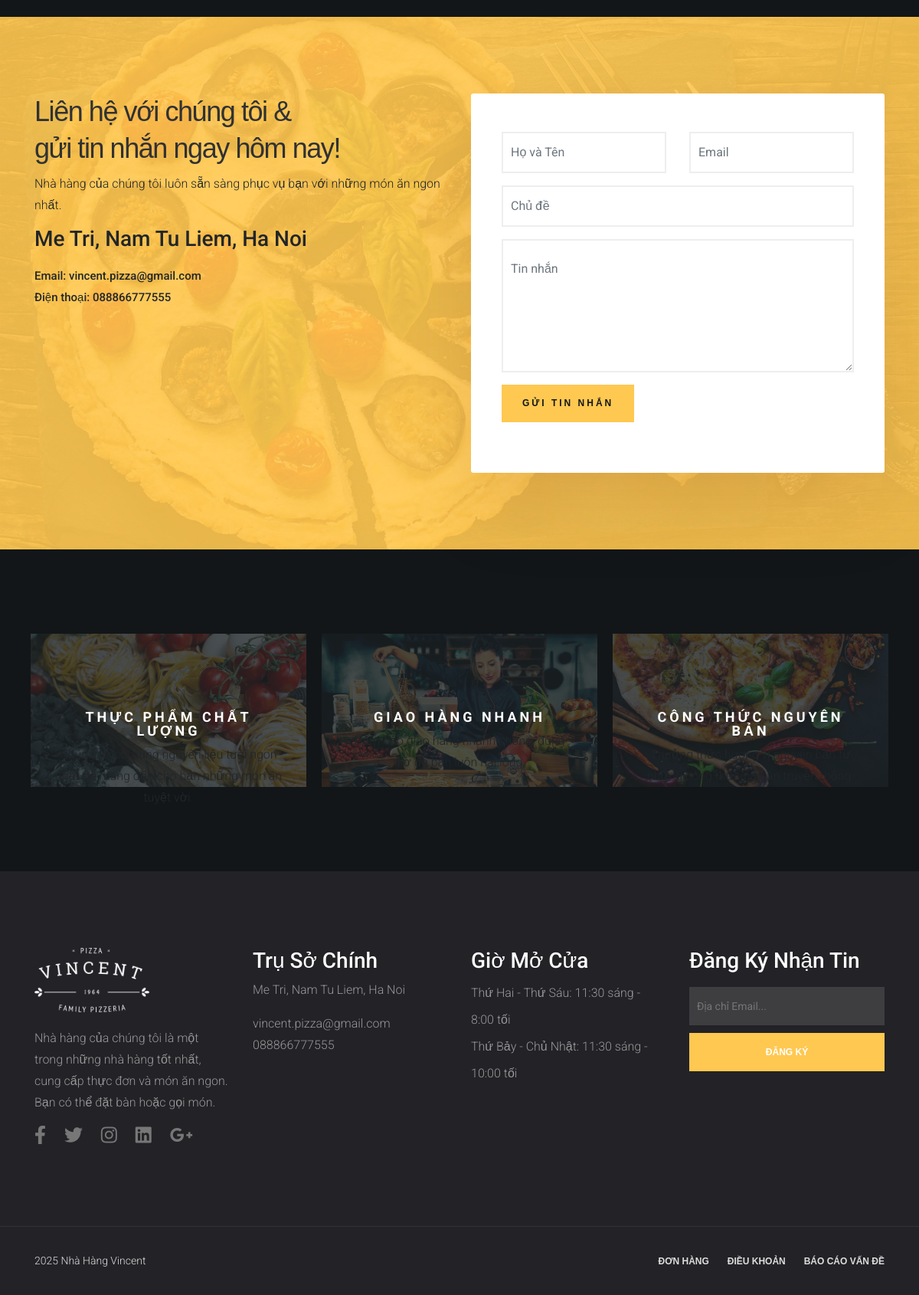
The page /restaurant-website-php-mysql/index.php (lower part) on the database as committed earlier.
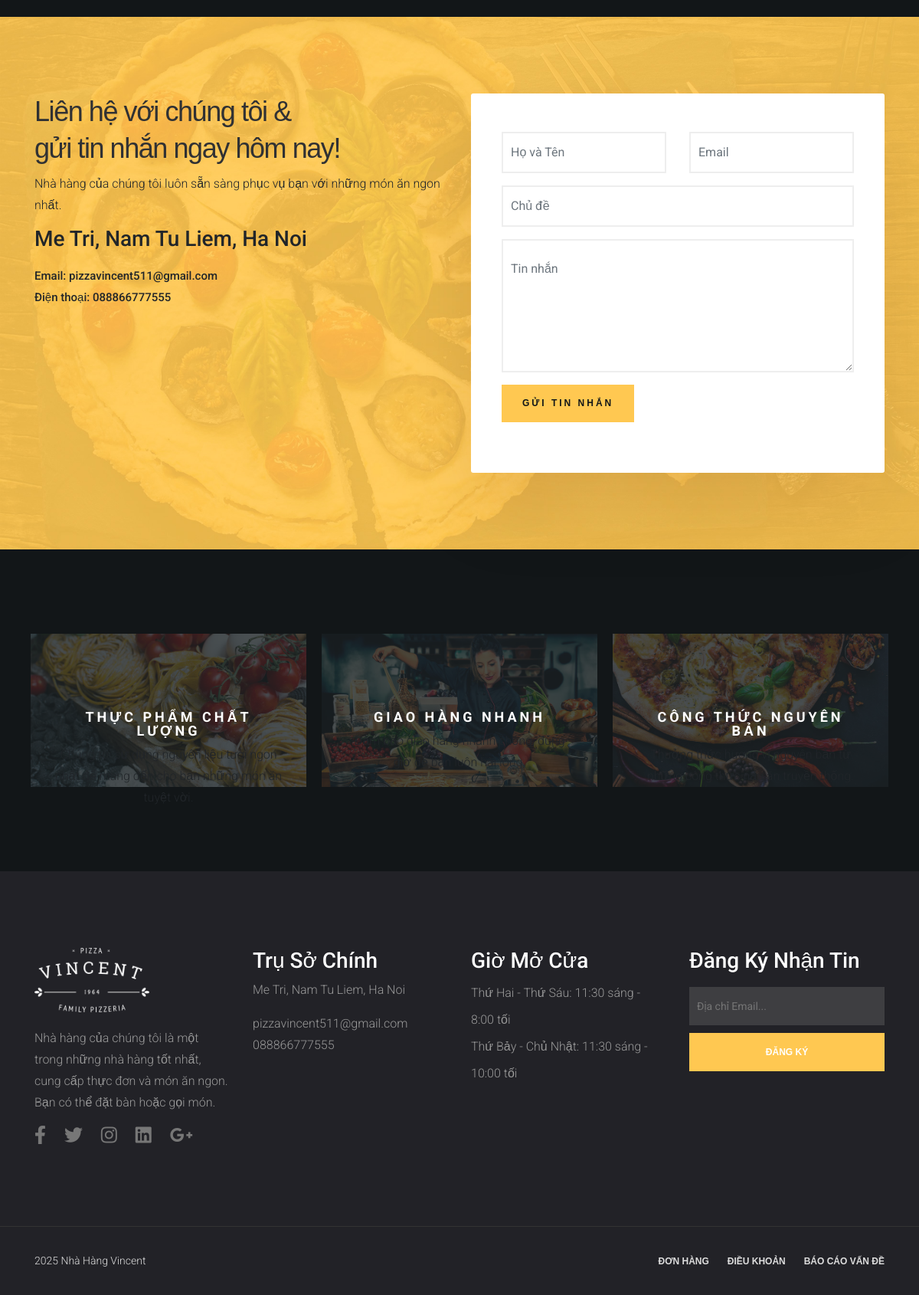
The same page on the database as committed later.
### tables this page shows
CREATE TABLE `website_settings` (
  `option_id` int(5) NOT NULL,
  `option_name` varchar(255) NOT NULL,
  `option_value` varchar(255) NOT NULL
);

### restaurant-website-php-mysql/index.php (the view, shortened to what this page needs)
<?php
    include "Includes/templates/header.php";
    $stmt_web_settings = $con->prepare("SELECT * FROM website_settings");
    $stmt_web_settings->execute();
    $web_settings = $stmt_web_settings->fetchAll();
    $restaurant_email = "";
    $restaurant_address = "";
    $restaurant_phonenumber = "";
    foreach ($web_settings as $option)
    {
        if($option['option_name'] == 'restaurant_name')
        {
            $restaurant_name = $option['option_value'];
        }
        elseif($option['option_name'] == 'restaurant_email')
        {
            $restaurant_email = $option['option_value'];
        }
        elseif($option['option_name'] == 'restaurant_phonenumber')
        {
            $restaurant_phonenumber = $option['option_value'];
        }
        elseif($option['option_name'] == 'restaurant_address')
        {
            $restaurant_address = $option['option_value'];
        }
    }
?>
	<section class="image-gallery" id="gallery">
	</section>
	<section class="contact-section" id="contact">
		<div class="container">
			<div class="row">
				<div class="col-lg-6 sm-padding">
					<div class="contact-info">
						<h2>
							Liên hệ với chúng tôi &
							<br>gửi tin nhắn ngay hôm nay!
						</h2>
						<p>
							Nhà hàng của chúng tôi luôn sẵn sàng phục vụ bạn với những món ăn ngon nhất.
						</p>
						<h3>
							<?php echo $restaurant_address; ?>
						</h3>
						<h4>
							<span>Email:</span>
							<?php echo $restaurant_email; ?>
							<br>
							<span>Điện thoại:</span>
							<?php echo $restaurant_phonenumber; ?>
						</h4>
					</div>
				</div>
				<div class="col-lg-6 sm-padding">
					<div class="contact-form">
						<form method="post" action="<?php echo htmlspecialchars($_SERVER['PHP_SELF']); ?>#contact" class="contactForm">
							<div class="form-group colum-row row">
								<div class="col-sm-6">
									<input type="text" id="contact_name" name="contact_name" class="form-control" placeholder="Họ và Tên" value="<?php echo isset($contact_name) ? $contact_name : ''; ?>">
								</div>
								<div class="col-sm-6">
									<input type="email" id="contact_email" name="contact_email" class="form-control" placeholder="Email" value="<?php echo isset($contact_email) ? $contact_email : ''; ?>">
								</div>
							</div>
							<div class="form-group row">
								<div class="col-md-12">
									<input type="text" id="contact_subject" name="contact_subject" class="form-control" placeholder="Chủ đề" value="<?php echo isset($contact_subject) ? $contact_subject : ''; ?>">
								</div>
							</div>
							<div class="form-group row">
								<div class="col-md-12">
									<textarea id="contact_message" name="contact_message" cols="30" rows="5" class="form-control message" placeholder="Tin nhắn"><?php echo isset($contact_message) ? $contact_message : ''; ?></textarea>
								</div>
							</div>
							<div class="form-group row">
								<div class="col-md-12">
									<button type="submit" name="contact_submit" class="bttn_style_2">Gửi Tin Nhắn</button>
								</div>
							</div>
						</form>
					</div>
				</div>
			</div>
		</div>
	</section>
	<section class="our_qualities_v2">
		<div class="container">
			<div class="row">
				<div class="col-md-4" style="padding: 10px;">
					<div class="quality quality_1">
						<div class="text_inside_quality">
							<h5>Thực Phẩm Chất Lượng</h5>
							<p>
								Chúng tôi sử dụng nguyên liệu tươi ngon nhất để mang đến cho bạn những món ăn tuyệt vời.
							</p>
						</div>
					</div>
				</div>
				<div class="col-md-4" style="padding: 10px;">
					<div class="quality quality_2">
						<div class="text_inside_quality">
							<h5>Giao Hàng Nhanh</h5>
							<p>
								Đảm bảo giao hàng nhanh chóng, đúng giờ để bạn luôn hài lòng.
							</p>
						</div>
					</div>
				</div>
				<div class="col-md-4" style="padding: 10px;">
					<div class="quality quality_3">
						<div class="text_inside_quality">
							<h5>Công Thức Nguyên Bản</h5>
							<p>
								Thưởng thức hương vị nguyên bản từ những công thức nấu ăn truyền thống.
							</p>
						</div>
					</div>
				</div>
			</div>
		</div>
	</section>
	<section class="widget_section" style="background-color: #222227;padding: 100px 0;">
		<div class="container">
			<div class="row">
				<div class="col-lg-3 col-md-6">
					<div class="footer_widget">
						<img src="Design/images/restaurant-logo.png" alt="Logo Nhà Hàng" style="width: 150px;margin-bottom: 20px;">
						<p>
							Nhà hàng của chúng tôi là một trong những nhà hàng tốt nhất, cung cấp thực đơn và món ăn ngon. Bạn có thể đặt bàn hoặc gọi món.
						</p>
						<ul class="widget_social">
							<li><?php echo social_media_icon('facebook', 'https://www.facebook.com/profile.php?id=61577136436567', 'Facebook'); ?></li>
							<li><?php echo social_media_icon('twitter', '#', 'Twitter'); ?></li>
							<li><?php echo social_media_icon('instagram', '#', 'Instagram'); ?></li>
							<li><?php echo social_media_icon('linkedin', '#', 'LinkedIn'); ?></li>
							<li><?php echo social_media_icon('google-plus', '#', 'Google+'); ?></li>
						</ul>
					</div>
				</div>
				<div class="col-lg-3 col-md-6">
					<div class="footer_widget">
						<h3>Trụ Sở Chính</h3>
						<p>
							<?php echo $restaurant_address; ?>
						</p>
						<p>
							<?php echo $restaurant_email; ?>
							<br>
							<?php echo $restaurant_phonenumber; ?>
						</p>
					</div>
				</div>
				<div class="col-lg-3 col-md-6">
					<div class="footer_widget">
						<h3>Giờ Mở Cửa</h3>
						<ul class="opening_time">
							<li>Thứ Hai - Thứ Sáu: 11:30 sáng - 8:00 tối</li>
							<li>Thứ Bảy - Chủ Nhật: 11:30 sáng - 10:00 tối</li>
						</ul>
					</div>
				</div>
				<div class="col-lg-3 col-md-6">
					<div class="footer_widget">
						<h3>Đăng Ký Nhận Tin</h3>
						<div class="subscribe_form">
							<form action="#" class="subscribe_form" novalidate="true">
								<input type="email" name="EMAIL" id="subs-email" class="form_input" placeholder="Địa chỉ Email...">
								<button type="submit" class="submit">ĐĂNG KÝ</button>
								<div class="clearfix"></div>
							</form>
						</div>
					</div>
				</div>
			</div>
		</div>
	</section>
    <?php include "Includes/templates/footer.php"; ?>
</body>

### restaurant-website-php-mysql/Includes/templates/header.php (shortened to what this page needs)
<!DOCTYPE html>
<html lang="vi">
	<head>
		<link rel="stylesheet" href="Design/css/bootstrap.min.css">
		<link rel="stylesheet" href="Design/fonts/css/all.min.css">
		<link rel="stylesheet" href="Design/css/main.css">
		<link rel="stylesheet" href="Design/css/responsive.css">
	</head>
	<body>
</body>
</html>

### restaurant-website-php-mysql/Includes/tooltip_helper.php (shortened to what this page needs)
<?php
function create_tooltip($text, $tooltip, $position = 'top') {
    $css_classes = "tooltip-element";
    static $css_added = false;
    if (!$css_added) {
        $css_added = true;
    }
    $html = '<div class="' . $css_classes . '">';
    $html .= $text;
    $html .= '<span class="tooltip-text tooltip-position-' . $position . '">' . $tooltip . '</span>';
    $html .= '</div>';
    return $html;
}
function social_media_icon($platform, $url = '#', $tooltip = '') {
    $icon_class = '';
    switch (strtolower($platform)) {
        case 'facebook':
            $icon_class = 'fab fa-facebook-f';
            $tooltip = $tooltip ?: 'Facebook';
            break;
        case 'twitter':
            $icon_class = 'fab fa-twitter';
            $tooltip = $tooltip ?: 'Twitter';
            break;
        case 'instagram':
            $icon_class = 'fab fa-instagram';
            $tooltip = $tooltip ?: 'Instagram';
            break;
        case 'linkedin':
            $icon_class = 'fab fa-linkedin';
            $tooltip = $tooltip ?: 'LinkedIn';
            break;
        case 'google':
        case 'google-plus':
            $icon_class = 'fab fa-google-plus-g';
            $tooltip = $tooltip ?: 'Google+';
            break;
    }
    $icon_html = '<a href="' . $url . '" class="social-icon"><i class="' . $icon_class . ' fa-2x"></i></a>';
    return create_tooltip($icon_html, $tooltip);
}
?>

### restaurant-website-php-mysql/Includes/templates/footer.php (shortened to what this page needs)
<footer class="footer_section">
    <div class="container">
        <div class="row">
            <div class="col-md-6 xs-padding">
                <div class="copyright">
                    <?php echo date('Y'); ?> Nhà Hàng Vincent
                </div>
            </div>
            <div class="col-md-6 xs-padding">
                <ul class="footer_social">
                    <li><a href="#">Đơn Hàng</a></li>
                    <li><a href="#">Điều Khoản</a></li>
                    <li><a href="#">Báo Cáo Vấn Đề</a></li>
                </ul>
            </div>
        </div>
    </div>
</footer>
</body>
</html>

### restaurant-website-php-mysql/Includes/tooltip_helper.php (style rules this page uses)
.tooltip-element { position: relative; display: inline-block; }

Rows that differ between the two databases and show on the page:
changed website_settings: option_value "vincent.pizza@gmail.com" → "pizzavincent511@gmail.com"
